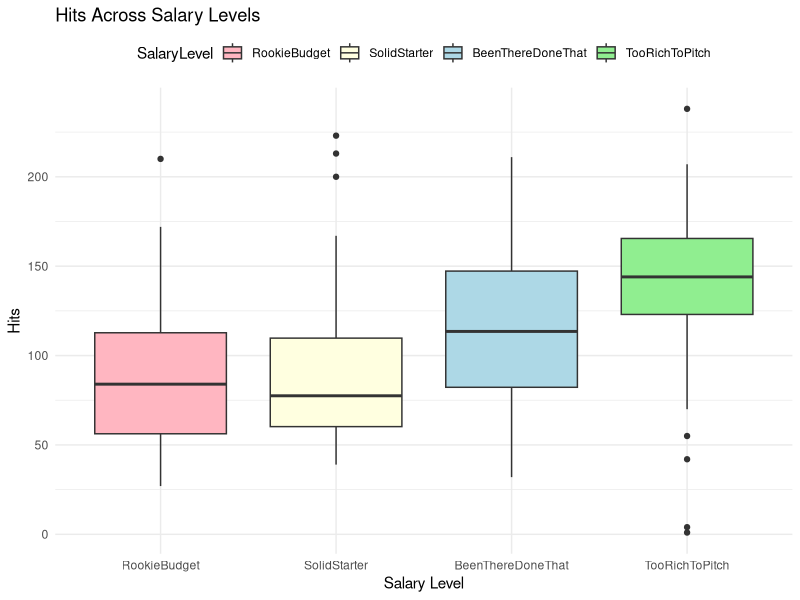
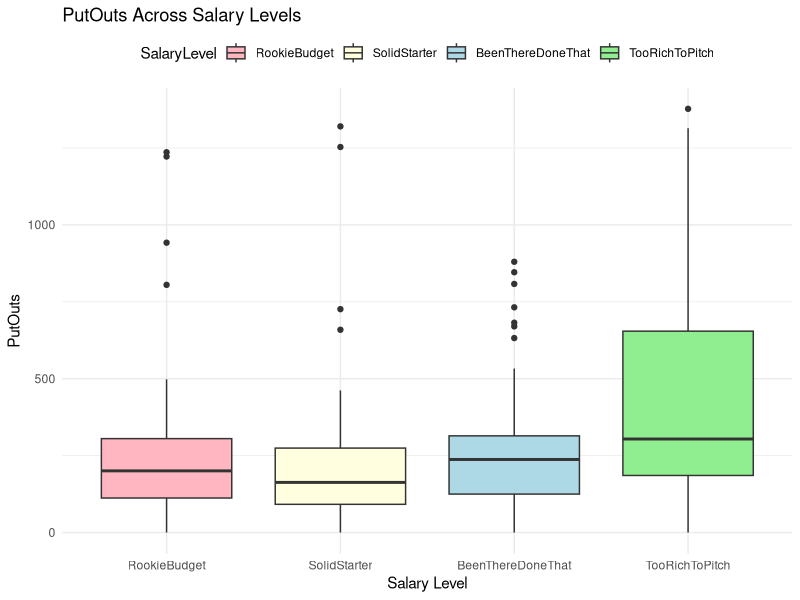
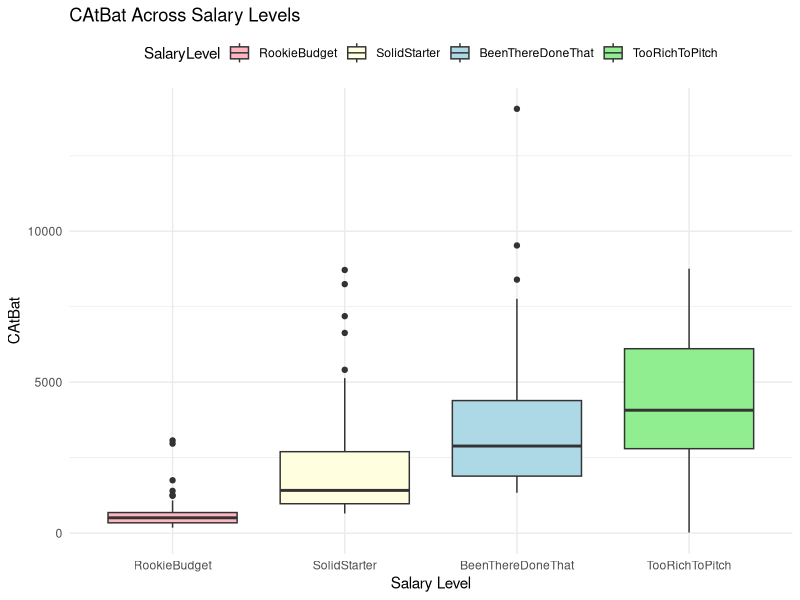
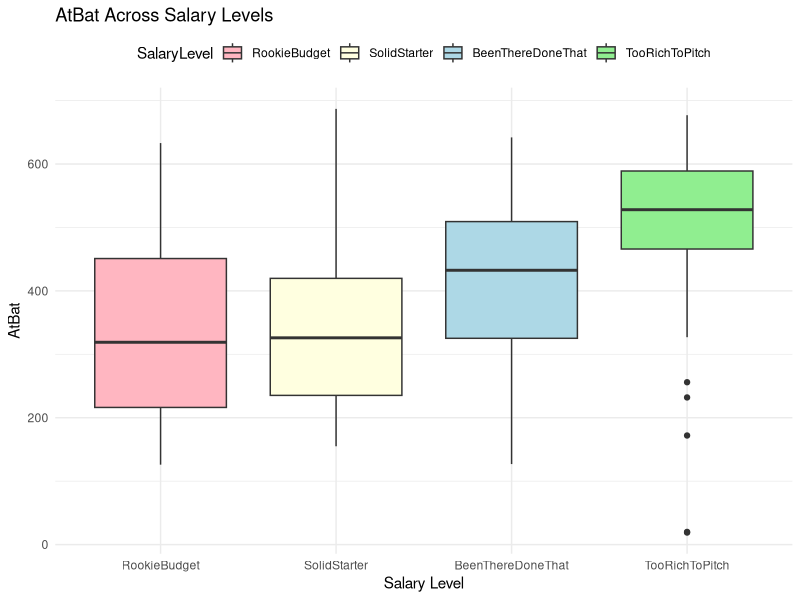
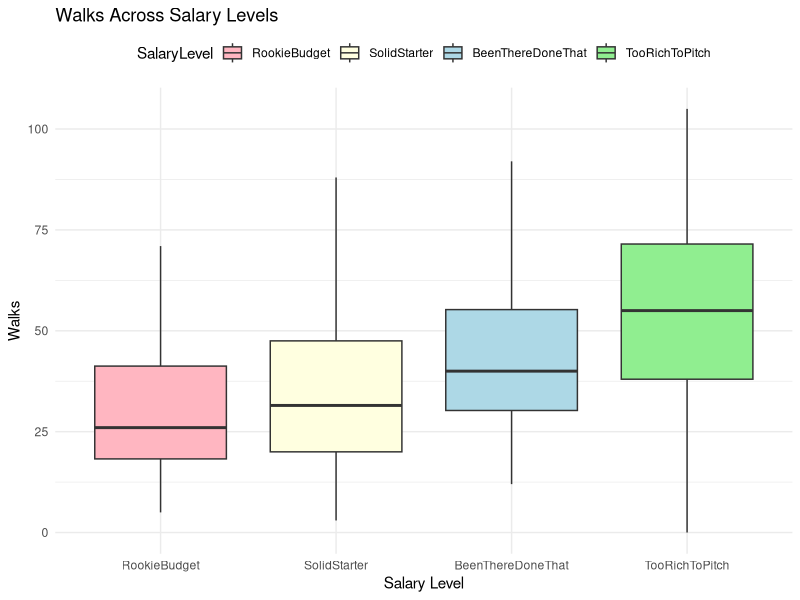

The R source for these figures, in order:
## ---- chunk 1
library(tidyverse)
library(ggplot2)
library(nnet)
library(caret)
library(MASS)
## ---- chunk 2
Data <- read.csv("Hitters.csv")
str(Data)
summary(Data)
dim(Data)
anyDuplicated(Data)
colSums(is.na(Data))
original_n <- nrow(Data)
Data <- na.omit(Data)
cleaned_n <- nrow(Data)
## ---- chunk 3
Data$SalaryLevel <- cut(Data$Salary,
                        breaks = quantile(Data$Salary, probs = c(0, 0.25, 0.5, 0.75, 1), na.rm = TRUE),
                        labels = c("RookieBudget", "SolidStarter", "BeenThereDoneThat", "TooRichToPitch"),
                        include.lowest = TRUE)

table(Data$SalaryLevel)
## ---- chunk 4
ggplot(Data, aes(x = SalaryLevel, y = Hits, fill = SalaryLevel)) +
  geom_boxplot() +
  scale_fill_manual(values = c(
    "RookieBudget" = "lightpink",
    "SolidStarter" = "lightyellow",
    "BeenThereDoneThat" = "lightblue",
    "TooRichToPitch" = "lightgreen"
  )) +
  labs(
    title = "Hits Across Salary Levels",
    x = "Salary Level",
    y = "Hits"
  ) +
  theme_minimal() +
  theme(legend.position = "top")
## ---- chunk 5
ggplot(Data, aes(x = SalaryLevel, y = PutOuts, fill = SalaryLevel)) +
  geom_boxplot() +
  scale_fill_manual(values = c(
    "RookieBudget" = "lightpink",
    "SolidStarter" = "lightyellow",
    "BeenThereDoneThat" = "lightblue",
    "TooRichToPitch" = "lightgreen"
  )) +
  labs(title = "PutOuts Across Salary Levels", x = "Salary Level", y = "PutOuts") +
  theme_minimal() +
  theme(legend.position = "top")
## ---- chunk 6
ggplot(Data, aes(x = SalaryLevel, y = CAtBat, fill = SalaryLevel)) +
  geom_boxplot() +
  scale_fill_manual(values = c(
    "RookieBudget" = "lightpink",
    "SolidStarter" = "lightyellow",
    "BeenThereDoneThat" = "lightblue",
    "TooRichToPitch" = "lightgreen"
  )) +
  labs(title = "CAtBat Across Salary Levels", x = "Salary Level", y = "CAtBat") +
  theme_minimal() +
  theme(legend.position = "top")

## ---- chunk 7
ggplot(Data, aes(x = SalaryLevel, y = AtBat, fill = SalaryLevel)) +
  geom_boxplot() +
  scale_fill_manual(values = c(
    "RookieBudget" = "lightpink",
    "SolidStarter" = "lightyellow",
    "BeenThereDoneThat" = "lightblue",
    "TooRichToPitch" = "lightgreen"
  )) +
  labs(title = "AtBat Across Salary Levels", x = "Salary Level", y = "AtBat") +
  theme_minimal() +
  theme(legend.position = "top")

## ---- chunk 8
ggplot(Data, aes(x = SalaryLevel, y = Walks, fill = SalaryLevel)) +
  geom_boxplot() +
  scale_fill_manual(values = c(
    "RookieBudget" = "lightpink",
    "SolidStarter" = "lightyellow",
    "BeenThereDoneThat" = "lightblue",
    "TooRichToPitch" = "lightgreen"
  )) +
  labs(title = "Walks Across Salary Levels", x = "Salary Level", y = "Walks") +
  theme_minimal() +
  theme(legend.position = "top")
## ---- chunk 9

model <- multinom(SalaryLevel ~ AtBat + Hits + HmRun + Runs + RBI + Walks +
                    Years + CAtBat + CHits + CHmRun + CRuns + CRBI + CWalks +
                    PutOuts + Assists + Errors,
                  data = Data) 
summary(model)

predicted_classes <- predict(model, newdata = Data)
actual_classes <- Data$SalaryLevel
accuracy <- mean(predicted_classes == actual_classes)
paste("Training Accuracy:", round(accuracy * 100, 2), "%")
## ---- chunk 10
cv_methods <- c("Validation Set", "LOOCV", "5-Fold CV", "10-Fold CV")
set.seed(05072004)
selected_method <- sample(cv_methods, 1)
selected_method
## ---- chunk 11
loocv_preds <- c()

for (i in 1:nrow(Data)) {
  train_data <- Data[-i, ]
  test_data <- Data[i, ]
  model <- multinom(SalaryLevel ~ AtBat + Hits + HmRun + Runs + RBI + Walks +
                    Years + CAtBat + CHits + CHmRun + CRuns + CRBI + CWalks +
                    PutOuts + Assists + Errors, data = train_data, trace = FALSE)
  pred <- predict(model, newdata = test_data)
  loocv_preds <- c(loocv_preds, as.character(pred))
}

actual <- as.character(Data$SalaryLevel)
conf_matrix <- table(Predicted = loocv_preds, Actual = actual)
print(conf_matrix)
accuracy <- mean(loocv_preds == actual)
paste("LOOCV Accuracy:", round(accuracy * 100, 2), "%")

## ---- chunk 12
second_cv_options <- setdiff(cv_methods, "LOOCV")
set.seed(02122005)
second_method <- sample(second_cv_options, 1)
second_method
## ---- chunk 13
set.seed(02122005)
folds <- createFolds(Data$SalaryLevel, k = 5, list = TRUE)

kfold_preds <- rep(NA, nrow(Data))

for (i in 1:5) {
  test_index <- folds[[i]]
  train_data <- Data[-test_index, ]
  test_data <- Data[test_index, ]
  
  model <- multinom(SalaryLevel ~ AtBat + Hits + HmRun + Runs + RBI + Walks +
                      Years + CAtBat + CHits + CHmRun + CRuns + CRBI + CWalks +
                      PutOuts + Assists + Errors, 
                    data = train_data, trace = FALSE)
  
  preds <- predict(model, newdata = test_data)
  kfold_preds[test_index] <- as.character(preds)
}


actual <- as.character(Data$SalaryLevel)
kfold_conf_matrix <- table(Predicted = kfold_preds, Actual = actual)
print(kfold_conf_matrix)

kfold_accuracy <- mean(kfold_preds == actual)
paste("5-Fold CV Accuracy:", round(kfold_accuracy * 100, 2), "%")
## ---- chunk 14
full_model <- multinom(SalaryLevel ~ AtBat + Hits + HmRun + Runs + RBI + Walks +
                         Years + CAtBat + CHits + CHmRun + CRuns + CRBI + CWalks +
                         PutOuts + Assists + Errors, data = Data, trace = FALSE)


reduced_model <- stepAIC(full_model, direction = "backward", trace = TRUE)


predicted_reduced <- predict(reduced_model, newdata = Data)


accuracy_reduced <- mean(predicted_reduced == Data$SalaryLevel)
paste("Reduced Model Accuracy:", round(accuracy_reduced * 100, 2), "%")
## ---- chunk 15

set.seed(02122005)
folds <- createFolds(Data$SalaryLevel, k = 5, list = TRUE)

kfold_preds <- rep(NA, nrow(Data))

for (i in 1:5) {
  test_index <- folds[[i]]
  train_data <- Data[-test_index, ]
  test_data <- Data[test_index, ]
  

  model_reduced_cv <- multinom(SalaryLevel ~ AtBat + Hits + Runs + Walks + CAtBat + CHits + 
    PutOuts, data = train_data, trace = FALSE)
  
  preds <- predict(model_reduced_cv, newdata = test_data)
  kfold_preds[test_index] <- as.character(preds)
}


actual <- as.character(Data$SalaryLevel)
conf_matrix <- table(Predicted = kfold_preds, Actual = actual)
print(conf_matrix)

kfold_accuracy <- mean(kfold_preds == actual)
paste("5-Fold CV Accuracy (Reduced Model):", round(kfold_accuracy * 100, 2), "%")
## ---- chunk 16

set.seed(05072004) 
n <- nrow(Data)
loo_preds <- rep(NA, n)  

for (i in 1:n) {
 
  train_data <- Data[-i, ]
  test_data <- Data[i, , drop = FALSE] 
  
  model_reduced_loo <- multinom(SalaryLevel ~ AtBat + Hits + Runs + Walks + CAtBat + CHits + 
    PutOuts, data = train_data, trace = FALSE)
  
  pred <- predict(model_reduced_loo, newdata = test_data)
  loo_preds[i] <- as.character(pred)
}


actual_loo <- as.character(Data$SalaryLevel)
loo_conf_matrix <- table(Predicted = loo_preds, Actual = actual_loo)
print(loo_conf_matrix)

loo_accuracy <- mean(loo_preds == actual_loo)
paste("LOOCV Accuracy (Reduced Model):", round(loo_accuracy * 100, 2), "%")

## ---- chunk 17
library(tidyverse)
library(ggplot2)
library(nnet)
library(caret)
library(MASS)
## ---- chunk 18
Data <- read.csv("Hitters.csv")
str(Data)
summary(Data)
dim(Data)
anyDuplicated(Data)
colSums(is.na(Data))
original_n <- nrow(Data)
Data <- na.omit(Data)
cleaned_n <- nrow(Data)
## ---- chunk 19
Data$SalaryLevel <- cut(Data$Salary,
                        breaks = quantile(Data$Salary, probs = c(0, 0.25, 0.5, 0.75, 1), na.rm = TRUE),
                        labels = c("RookieBudget", "SolidStarter", "BeenThereDoneThat", "TooRichToPitch"),
                        include.lowest = TRUE)

table(Data$SalaryLevel)
## ---- chunk 20


Data$League <- as.factor(Data$League)
Data$Division <- as.factor(Data$Division)
Data$NewLeague <- as.factor(Data$NewLeague)


model <- multinom(SalaryLevel ~ AtBat + Hits + HmRun + Runs + RBI + Walks +
                    Years + CAtBat + CHits + CHmRun + CRuns + CRBI + CWalks +
                    PutOuts + Assists + Errors + Division + League + NewLeague,
                  data = Data) 
summary(model)

predicted_classes <- predict(model, newdata = Data)
actual_classes <- Data$SalaryLevel
accuracy <- mean(predicted_classes == actual_classes)
paste("Training Accuracy:", round(accuracy * 100, 2), "%")
## ---- chunk 21
cv_methods <- c("Validation Set", "LOOCV", "5-Fold CV", "10-Fold CV")
set.seed(05072004)
selected_method <- sample(cv_methods, 1)
selected_method
## ---- chunk 22
loocv_preds <- c()

for (i in 1:nrow(Data)) {
  train_data <- Data[-i, ]
  test_data <- Data[i, ]
  model <- multinom(SalaryLevel ~ AtBat + Hits + HmRun + Runs + RBI + Walks +
                    Years + CAtBat + CHits + CHmRun + CRuns + CRBI + CWalks +
                    PutOuts + Assists + Errors + League + Division + NewLeague, data = train_data, trace = FALSE)
  pred <- predict(model, newdata = test_data)
  loocv_preds <- c(loocv_preds, as.character(pred))
}

actual <- as.character(Data$SalaryLevel)
conf_matrix <- table(Predicted = loocv_preds, Actual = actual)
print(conf_matrix)
accuracy <- mean(loocv_preds == actual)
paste("LOOCV Accuracy:", round(accuracy * 100, 2), "%")
## ---- chunk 23
second_cv_options <- setdiff(cv_methods, "LOOCV")
set.seed(02122005)
second_method <- sample(second_cv_options, 1)
second_method
## ---- chunk 24
set.seed(02122005)
folds <- createFolds(Data$SalaryLevel, k = 5, list = TRUE)

kfold_preds <- rep(NA, nrow(Data))

for (i in 1:5) {
  test_index <- folds[[i]]
  train_data <- Data[-test_index, ]
  test_data <- Data[test_index, ]
  
  model <- multinom(SalaryLevel ~ AtBat + Hits + HmRun + Runs + RBI + Walks +
                      Years + CAtBat + CHits + CHmRun + CRuns + CRBI + CWalks +
                      PutOuts + Assists + Errors + League + Division + NewLeague, 
                    data = train_data, trace = FALSE)
  
  preds <- predict(model, newdata = test_data)
  kfold_preds[test_index] <- as.character(preds)
}


actual <- as.character(Data$SalaryLevel)
kfold_conf_matrix <- table(Predicted = kfold_preds, Actual = actual)
print(kfold_conf_matrix)

kfold_accuracy <- mean(kfold_preds == actual)
paste("5-Fold CV Accuracy:", round(kfold_accuracy * 100, 2), "%")
## ---- chunk 25
full_model <- multinom(SalaryLevel ~ AtBat + Hits + HmRun + Runs + RBI + Walks +
                         Years + CAtBat + CHits + CHmRun + CRuns + CRBI + CWalks +
                         PutOuts + Assists + Errors  + Division + NewLeague + League, data = Data, trace = FALSE)


reduced_model <- stepAIC(full_model, direction = "backward", trace = TRUE)


predicted_reduced <- predict(reduced_model, newdata = Data)


accuracy_reduced <- mean(predicted_reduced == Data$SalaryLevel)
paste("Reduced Model Accuracy:", round(accuracy_reduced * 100, 2), "%")
## ---- chunk 26

set.seed(02122005)
folds <- createFolds(Data$SalaryLevel, k = 5, list = TRUE)

kfold_preds <- rep(NA, nrow(Data))

for (i in 1:5) {
  test_index <- folds[[i]]
  train_data <- Data[-test_index, ]
  test_data <- Data[test_index, ]
  

  model_reduced_cv <- multinom(SalaryLevel ~  AtBat + Hits + Runs + Walks + Years + CAtBat + 
    CHits + Assists + Errors + Division, data = train_data, trace = FALSE)
  
  preds <- predict(model_reduced_cv, newdata = test_data)
  kfold_preds[test_index] <- as.character(preds)
}


actual <- as.character(Data$SalaryLevel)
conf_matrix <- table(Predicted = kfold_preds, Actual = actual)
print(conf_matrix)

kfold_accuracy <- mean(kfold_preds == actual)
paste("5-Fold CV Accuracy (Reduced Model):", round(kfold_accuracy * 100, 2), "%")
## ---- chunk 27

set.seed(05072004) 
n <- nrow(Data)
loo_preds <- rep(NA, n)  

for (i in 1:n) {
 
  train_data <- Data[-i, ]
  test_data <- Data[i, , drop = FALSE] 
  
  model_reduced_loo <- multinom(SalaryLevel ~ AtBat + Hits + Runs + Walks + Years + CAtBat + 
    CHits + Assists + Errors + Division, data = train_data, trace = FALSE)
  
  pred <- predict(model_reduced_loo, newdata = test_data)
  loo_preds[i] <- as.character(pred)
}


actual_loo <- as.character(Data$SalaryLevel)
loo_conf_matrix <- table(Predicted = loo_preds, Actual = actual_loo)
print(loo_conf_matrix)

loo_accuracy <- mean(loo_preds == actual_loo)
paste("LOOCV Accuracy (Reduced Model):", round(loo_accuracy * 100, 2), "%")

